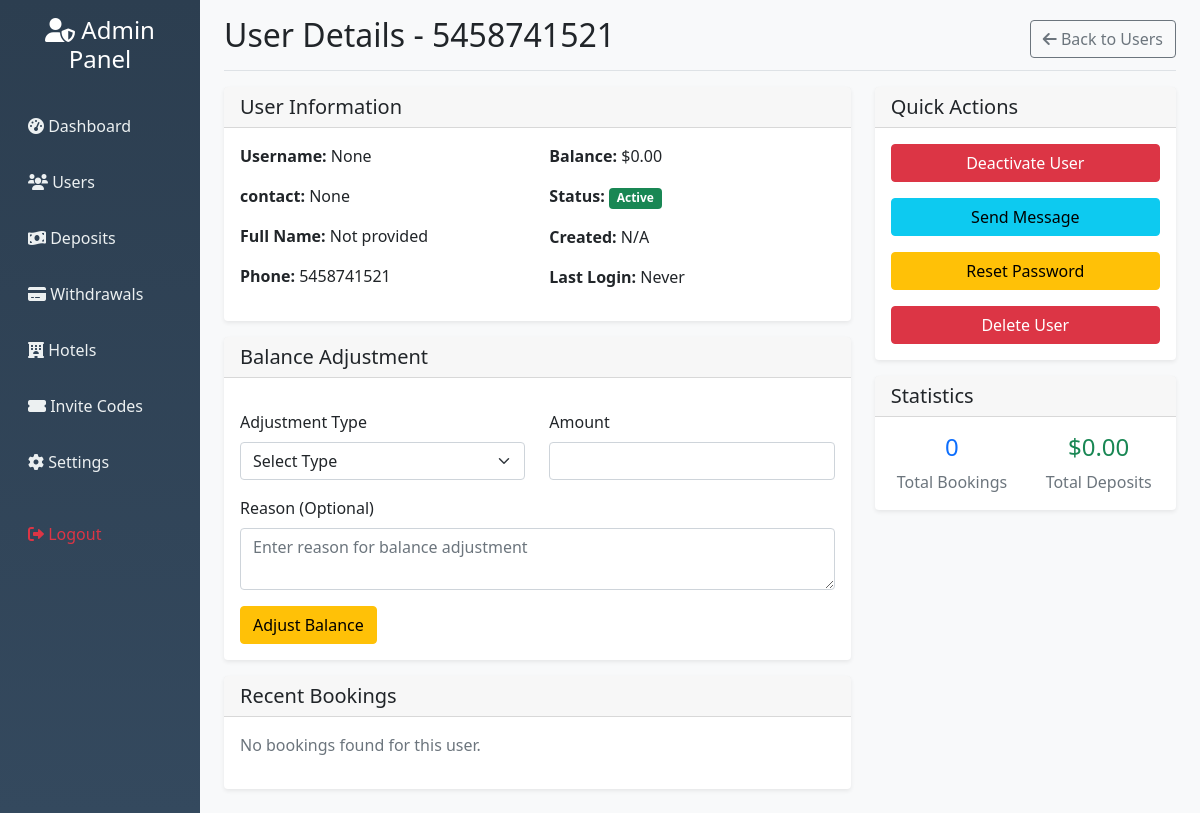
Screenshot of /admin/users/2/view (signed in) with the database file from the repository.
### hotel_app/models.py (models this page shows)
class User(db.Model, UserMixin):
    id = db.Column(db.Integer, primary_key=True)
    nickname = db.Column(db.String(80))
    user_id = db.Column(db.String(6), unique=True)
    agent_id = db.Column(db.String(6), unique=True)
    contact = db.Column(db.String(20))
    invitation_code = db.Column(db.String(20))
    member_points = db.Column(db.Integer, default=0)
    balance = db.Column(db.Float, default=0.0)
    vip_level = db.Column(db.String(10), default='VIP0')
    withdrawal_password = db.Column(db.String(100))
    password_hash = db.Column(db.String(100))
    is_active = db.Column(db.Boolean, default=False)

### hotel_app/routes.py (the view)
@app.route('/admin/users/<int:user_id>/view')
@admin_required
def view_user_details(user_id):
    user = User.query.get_or_404(user_id)
    deposits = DepositRequest.query.filter_by(user_id=user_id).order_by(DepositRequest.id.desc()).all()
    withdrawals = WithdrawalRequest.query.filter_by(user_id=user_id).order_by(WithdrawalRequest.id.desc()).all()
    return render_template('admin_user_details.html',
                         user=user,
                         deposits=deposits,
                         withdrawals=withdrawals)

### hotel_app/routes.py (called while the page is built)
def admin_required(f):
    @wraps(f)
    def wrapper(*args, **kwargs):
        admin_id = session.get('admin_id')
        if not admin_id:
            flash("Admin login required.", "danger")
            return redirect(url_for('admin_login'))
        admin = Admin.query.get(admin_id)
        if not admin or not admin.is_active:
            session.pop('admin_id', None)
            flash("Admin access denied.", "danger")
            return redirect(url_for('admin_login'))
        return f(*args, **kwargs)
    return wrapper

@app.before_request
def check_admin_routes():
    if request.endpoint and request.endpoint.startswith('admin_') and request.endpoint != 'admin_login':
        if 'admin_id' not in session:
            return redirect(url_for('admin_login'))

### hotel_app/templates/admin_user_details.html (shortened to what this page needs)
{% extends "admin_base.html" %}
{% block content %}
<div class="d-flex justify-content-between flex-wrap flex-md-nowrap align-items-center pb-2 mb-3 border-bottom">
    <h1 class="h2">User Details - {{ user.contact }}</h1>
    <div class="btn-toolbar mb-2 mb-md-0">
        <a href="{{ url_for('admin_settings') }}" class="btn btn-outline-secondary">
            <i class="fas fa-arrow-left"></i> Back to Users
        </a>
    </div>
</div>
<div class="row">
    <div class="col-md-8">
        <div class="card">
            <div class="card-header">
                <h5 class="card-title mb-0">User Information</h5>
            </div>
            <div class="card-body">
                <div class="row">
                    <div class="col-md-6">
                        <p><strong>Username:</strong> {{ user.nickname }}</p>
                        <p><strong>contact:</strong> {{ user.user_id }}</p>
                        <p><strong>Full Name:</strong> {{ user.full_name or 'Not provided' }}</p>
                        <p><strong>Phone:</strong> {{ user.contact or 'Not provided' }}</p>
                    </div>
                    <div class="col-md-6">
                        <p><strong>Balance:</strong> ${{ "%.2f"|format(user.balance) }}</p>
                        <p><strong>Status:</strong>
                            <span class="badge bg-{{ 'success' if user.is_active else 'danger' }}">
                                {{ 'Active' if user.is_active else 'Inactive' }}
                            </span>
                        </p>
                        <p><strong>Created:</strong> {{ user.created_at.strftime('%Y-%m-%d %H:%M') if user.created_at else 'N/A' }}</p>
                        <p><strong>Last Login:</strong> {{ user.last_login.strftime('%Y-%m-%d %H:%M') if user.last_login else 'Never' }}</p>
                    </div>
                </div>
            </div>
        </div>
        <div class="card mt-3">
            <div class="card-header">
                <h5 class="card-title mb-0">Balance Adjustment</h5>
            </div>
            <div class="card-body">
                <form method="POST" action="{{ url_for('view_user_details', user_id=user.id) }}" class="mt-3">
                    <div class="row">
                        <div class="col-md-6">
                            <div class="mb-3">
                                <label for="adjustment_type" class="form-label">Adjustment Type</label>
                                <select class="form-select" id="adjustment_type" name="adjustment_type" required>
                                    <option value="">Select Type</option>
                                </select>
                            </div>
                        </div>
                        <div class="col-md-6">
                            <div class="mb-3">
                                <label for="amount" class="form-label">Amount</label>
                                <input type="number" class="form-control" id="amount" name="amount"
                                       step="0.01" min="0" required>
                            </div>
                        </div>
                    </div>
                    <div class="mb-3">
                        <label for="reason" class="form-label">Reason (Optional)</label>
                        <textarea class="form-control" id="reason" name="reason" rows="2"
                                  placeholder="Enter reason for balance adjustment"></textarea>
                    </div>
                    <button type="submit" class="btn btn-warning" onclick="return confirm('Are you sure you want to adjust this user\'s balance?')">
                        Adjust Balance
                    </button>
                </form>
            </div>
        </div>
        <div class="card mt-3">
            <div class="card-header">
                <h5 class="card-title mb-0">Recent Bookings</h5>
            </div>
            <div class="card-body">
                {% if user.bookings %}
                <div class="table-responsive">
                    <table class="table table-sm">
                        <thead>
                            <tr>
                                <th>ID</th>
                                <th>Hotel</th>
                                <th>Check-in</th>
                                <th>Check-out</th>
                                <th>Status</th>
                                <th>Amount</th>
                            </tr>
                        </thead>
                        <tbody>
                            {% for booking in user.bookings[:5] %}
                            <tr>
                                <td>{{ booking.id }}</td>
                                <td>{{ booking.hotel.name if booking.hotel else 'N/A' }}</td>
                                <td>{{ booking.check_in_date.strftime('%Y-%m-%d') if booking.check_in_date else 'N/A' }}</td>
                                <td>{{ booking.check_out_date.strftime('%Y-%m-%d') if booking.check_out_date else 'N/A' }}</td>
                                <td>
                                    <span class="badge bg-{{ 'success' if booking.status == 'confirmed' else ('warning' if booking.status == 'pending' else 'danger') }}">
                                        {{ booking.status.title() if booking.status else 'N/A' }}
                                    </span>
                                </td>
                                <td>${{ "%.2f"|format(booking.total_amount) if booking.total_amount else '0.00' }}</td>
                            </tr>
                            {% endfor %}
                        </tbody>
                    </table>
                </div>
                {% else %}
                <p class="text-muted">No bookings found for this user.</p>
                {% endif %}
            </div>
        </div>
    </div>
    <div class="col-md-4">
        <div class="card">
            <div class="card-header">
                <h5 class="card-title mb-0">Quick Actions</h5>
            </div>
            <div class="card-body">
                <form method="POST" action="{{ url_for('view_user_details', user_id=user.id) }}" class="mb-3">
                    <button type="submit" class="btn btn-{{ 'danger' if user.is_active else 'success' }} w-100"
                            onclick="return confirm('Are you sure you want to {{ 'deactivate' if user.is_active else 'activate' }} this user?')">
                        {{ 'Deactivate User' if user.is_active else 'Activate User' }}
                    </button>
                </form>
                <button type="button" class="btn btn-info w-100 mb-3" data-bs-toggle="modal" data-bs-target="#messageModal">
                    Send Message
                </button>
                <form method="POST" action="{{ url_for('view_user_details', user_id=user.id) }}" class="mb-3">
                    <button type="submit" class="btn btn-warning w-100"
                            onclick="return confirm('Are you sure you want to reset this user\'s password? A new temporary password will be generated.')">
                        Reset Password
                    </button>
                </form>
                {% if not user.bookings or user.bookings|length == 0 %}
                <form method="POST" action="{{ url_for('delete_user', user_id=user.id) }}">
                    <button type="submit" class="btn btn-danger w-100"
                            onclick="return confirm('Are you sure you want to delete this user? This action cannot be undone!')">
                        Delete User
                    </button>
                </form>
                {% else %}
                <button type="button" class="btn btn-danger w-100" disabled title="Cannot delete user with existing bookings">
                    Delete User
                </button>
                <small class="text-muted">Cannot delete users with bookings</small>
                {% endif %}
            </div>
        </div>
        <div class="card mt-3">
            <div class="card-header">
                <h5 class="card-title mb-0">Statistics</h5>
            </div>
            <div class="card-body">
                <div class="row text-center">
                    <div class="col-6">
                        <h4 class="text-primary">{{ user.bookings|length if user.bookings else 0 }}</h4>
                        <p class="text-muted mb-0">Total Bookings</p>
                    </div>
                    <div class="col-6">
                        <h4 class="text-success">${{ "%.2f"|format(user.deposits.map(attribute='amount')|sum if user.deposits else 0) }}</h4>
                        <p class="text-muted mb-0">Total Deposits</p>
                    </div>
                </div>
            </div>
        </div>
    </div>
</div>
{% endblock %}

### hotel_app/templates/admin_base.html (style rules this page uses)
.card { border: none; box-shadow: 0 0.125rem 0.25rem rgba(0, 0, 0, 0.075); }

### rows the page displays
User: contact "5458741521", nickname "None", user_id "None", balance "0.00", is_active "Active", is_active "Deactivate User"

### other values shown
{{ user.full_name or 'Not provided' }} "Not provided"
{{ user.bookings|length if user.bookings else 0 }} "0"
